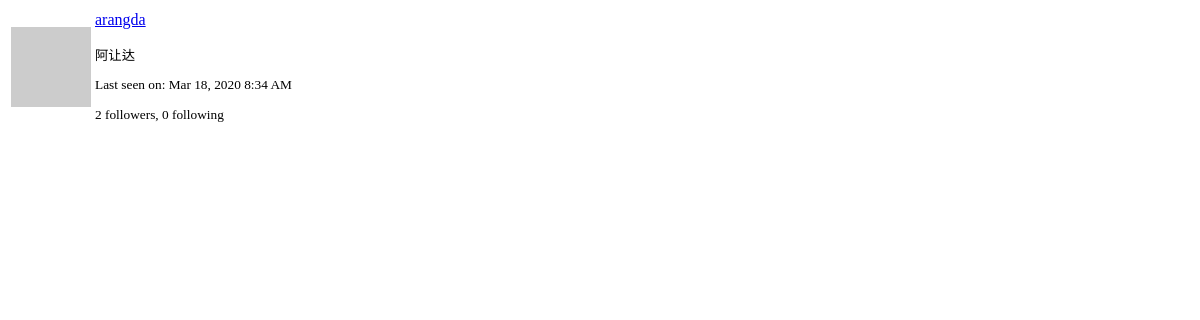
Before: /user/arangda/popup (signed in) with the older database file.
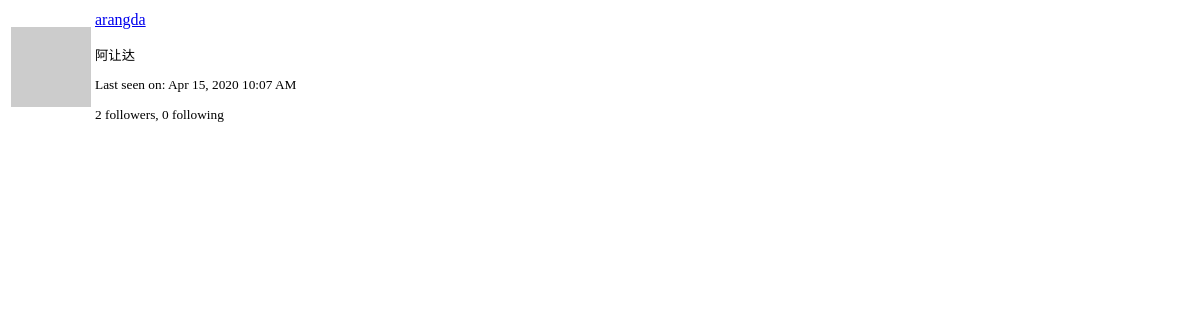
After: the same page with the newer database file.
### app/models.py (models this page shows, shortened)
class PaginatedAPIMixin(object):
    @staticmethod
    def to_collection_dict(query, page, per_page, endpoint, **kwargs):
        resources = query.paginate(page, per_page, False)
        data = {
            'items': [item.to_dict() for item in resources.items],
            '_meta': {
                'page': page,
                'per_page': per_page,
                'total_pages': resources.pages,
                'total_items': resources.total
            },
            '_links': {
                'self': url_for(endpoint, page=page, per_page=per_page,
                                **kwargs),
                'next': url_for(endpoint, page=page + 1, per_page=per_page,
                                **kwargs) if resources.has_next else None,
                'prev': url_for(endpoint, page=page - 1, per_page=per_page,
                                **kwargs) if resources.has_prev else None
            }
        }
        return data

class User(PaginatedAPIMixin,UserMixin,db.Model):
    id = db.Column(db.Integer,primary_key=True)
    username = db.Column(db.String(64),index=True,unique=True)
    email = db.Column(db.String(120),index=True,unique=True)
    password_hash = db.Column(db.String(128))
    about_me = db.Column(db.String(140))
    last_seen = db.Column(db.DateTime,default=datetime.utcnow)
    posts = db.relationship('Post',backref='author',lazy='dynamic')
    messages_sent = db.relationship('Message',
                                    foreign_keys='Message.sender_id',
                                    backref='author', lazy='dynamic')
    messages_received = db.relationship('Message',
                                        foreign_keys='Message.recipient_id',
                                        backref='recipient', lazy='dynamic')
    last_message_read_time = db.Column(db.DateTime)
    token = db.Column(db.String(32), index=True, unique=True)
    token_expiration = db.Column(db.DateTime)
    notifications = db.relationship('Notification',backref='user',lazy='dynamic')
    followed = db.relationship(
        'User',secondary=followers,
        primaryjoin=(followers.c.follower_id == id),
        secondaryjoin=(followers.c.followed_id == id),
        backref=db.backref('followers',lazy='dynamic'),lazy='dynamic'
    )
    tasks = db.relationship('Task',backref='user',lazy='dynamic')
    def avatar(self,size):
        digest = md5(self.email.lower().encode('utf-8')).hexdigest()
        return 'https://www.gravatar.com/avatar/{}?d=identicon&s={}'.format(digest,size)

### app/main/routes.py (the view)
@bp.route('/user/<username>/popup')
@login_required
def user_popup(username):
    user = User.query.filter_by(username=username).first_or_404()
    return render_template('user_popup.html',user=user)

### app/main/routes.py (called while the page is built)
@bp.before_app_request
def before_request():
    g.locale = str(get_locale())
    if current_user.is_authenticated:
        current_user.last_seen = datetime.utcnow()
        db.session.commit()

### app/models.py (called while the page is built)
@login.user_loader
def load_user(id):
    return User.query.get(int(id))

### app/templates/user_popup.html (shortened to what this page needs)
<table class="table">
    <tr>
        <td width="64" style="border: 0px;"><img src="{{ user.avatar(64) }}"></td>
        <td style="border: 0px;">
            <p>
                <a href="{{ url_for('main.user', username=user.username) }}">
                    {{ user.username }}
                </a>
            </p>
            <small>
                {% if user.about_me %}<p>{{ user.about_me }}</p>{% endif %}
                {% if user.last_seen %}
                <p>{{ _('Last seen on') }}:
                   {{ moment(user.last_seen).format('lll') }}</p>
                {% endif %}
                <p>{{ _('%(count)d followers', count=user.followers.count()) }},
                   {{ _('%(count)d following', count=user.followed.count()) }}</p>
            </small>
        </td>
    </tr>
</table>

Changed rows visible on the page:
changed User "arangda": last_seen "Mar 18, 2020 8:34 AM" → "Apr 15, 2020 10:07 AM"
